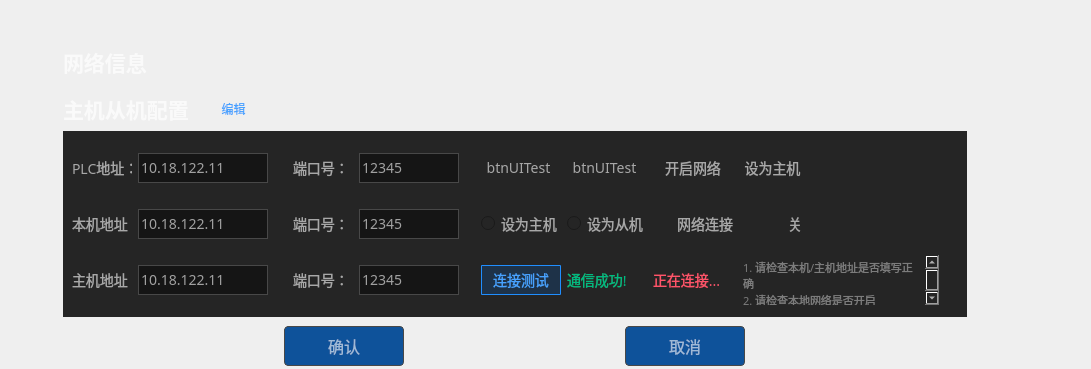
        <widget class="QWidget" name="tab_3">
         <property name="styleSheet">
          <string notr="true">QWidget#tab_3{
border: 1px solid;
border-color: rgb(0, 0, 0);
}</string>
         </property>
         <attribute name="icon">
          <iconset resource="ciwa.qrc">
           <normaloff>:/system/resources/icons/system/网络配置.png</normaloff>:/system/resources/icons/system/网络配置.png</iconset>
         </attribute>
         <attribute name="title">
          <string>网络配置</string>
         </attribute>
         <layout class="QGridLayout" name="gridLayout_32" rowstretch="1,0" columnstretch="0,15,2">
          <property name="leftMargin">
           <number>20</number>
          </property>
          <property name="topMargin">
           <number>40</number>
          </property>
          <property name="rightMargin">
           <number>0</number>
          </property>
          <property name="bottomMargin">
           <number>0</number>
          </property>
          <property name="spacing">
           <number>0</number>
          </property>
          <item row="0" column="0">
           <spacer name="horizontalSpacer_12">
            <property name="orientation">
             <enum>Qt::Horizontal</enum>
            </property>
            <property name="sizeHint" stdset="0">
             <size>
              <width>40</width>
              <height>20</height>
             </size>
            </property>
           </spacer>
          </item>
          <item row="0" column="1">
           <widget class="QGroupBox" name="groupBox_3">
            <property name="styleSheet">
             <string notr="true">QObject#groupBox_3{
border: 0px solid;
	
}</string>
            </property>
            <property name="title">
             <string/>
            </property>
            <layout class="QGridLayout" name="gridLayout_4" rowstretch="0">
             <property name="leftMargin">
              <number>0</number>
             </property>
             <property name="topMargin">
              <number>0</number>
             </property>
             <property name="rightMargin">
              <number>0</number>
             </property>
             <property name="bottomMargin">
              <number>0</number>
             </property>
             <item row="0" column="0">
              <widget class="QLabel" name="label_2">
               <property name="font">
                <font>
                 <family>Agency FB</family>
                 <pointsize>16</pointsize>
                 <weight>75</weight>
                 <bold>true</bold>
                </font>
               </property>
               <property name="styleSheet">
                <string notr="true">color: rgba(255, 255, 255, 170);
border: 0px solid;</string>
               </property>
               <property name="text">
                <string>网络信息</string>
               </property>
              </widget>
             </item>
            </layout>
           </widget>
          </item>
          <item row="1" column="1">
           <widget class="QGroupBox" name="groupBox_4">
            <property name="styleSheet">
             <string notr="true">QObject#groupBox_4{

border: none;
}
</string>
            </property>
            <property name="title">
             <string/>
            </property>
            <layout class="QVBoxLayout" name="verticalLayout_7">
             <property name="spacing">
              <number>0</number>
             </property>
             <property name="leftMargin">
              <number>0</number>
             </property>
             <property name="topMargin">
              <number>0</number>
             </property>
             <property name="rightMargin">
              <number>0</number>
             </property>
             <property name="bottomMargin">
              <number>0</number>
             </property>
             <item>
              <layout class="QHBoxLayout" name="horizontalLayout_2">
               <property name="spacing">
                <number>0</number>
               </property>
               <property name="topMargin">
                <number>6</number>
               </property>
               <property name="bottomMargin">
                <number>6</number>
               </property>
               <item>
                <widget class="QLabel" name="label_7">
                 <property name="sizePolicy">
                  <sizepolicy hsizetype="Fixed" vsizetype="Fixed">
                   <horstretch>0</horstretch>
                   <verstretch>0</verstretch>
                  </sizepolicy>
                 </property>
                 <property name="minimumSize">
                  <size>
                   <width>140</width>
                   <height>0</height>
                  </size>
                 </property>
                 <property name="font">
                  <font>
                   <family>Agency FB</family>
                   <pointsize>16</pointsize>
                   <weight>75</weight>
                   <bold>true</bold>
                  </font>
                 </property>
                 <property name="styleSheet">
                  <string notr="true">color: rgba(255, 255, 255, 170);</string>
                 </property>
                 <property name="text">
                  <string>主机从机配置</string>
                 </property>
                </widget>
               </item>
               <item>
                <widget class="QLabel" name="label_8">
                 <property name="font">
                  <font>
                   <family>Agency FB</family>
                   <pointsize>16</pointsize>
                   <weight>75</weight>
                   <bold>true</bold>
                  </font>
                 </property>
                 <property name="styleSheet">
                  <string notr="true">color: rgba(255, 255, 255, 170);</string>
                 </property>
                 <property name="text">
                  <string/>
                 </property>
                 <property name="pixmap">
                  <pixmap resource="ciwa.qrc">:/system/resources/icons/system/分隔.png</pixmap>
                 </property>
                </widget>
               </item>
               <item>
                <widget class="QToolButton" name="btnEdit">
                 <property name="minimumSize">
                  <size>
                   <width>35</width>
                   <height>0</height>
                  </size>
                 </property>
                 <property name="maximumSize">
                  <size>
                   <width>35</width>
                   <height>16777215</height>
                  </size>
                 </property>
                 <property name="styleSheet">
                  <string notr="true">color: rgb(72, 162, 255);
border: none;</string>
                 </property>
                 <property name="text">
                  <string>编辑</string>
                 </property>
                 <property name="checkable">
                  <bool>true</bool>
                 </property>
                 <property name="checked">
                  <bool>false</bool>
                 </property>
                </widget>
               </item>
               <item>
                <spacer name="horizontalSpacer_9">
                 <property name="orientation">
                  <enum>Qt::Horizontal</enum>
                 </property>
                 <property name="sizeHint" stdset="0">
                  <size>
                   <width>40</width>
                   <height>20</height>
                  </size>
                 </property>
                </spacer>
               </item>
              </layout>
             </item>
             <item>
              <widget class="QGroupBox" name="groupBox_2">
               <property name="styleSheet">
                <string notr="true">font-family: PingFangSC-Medium;
font-size: 14px;
border: none;
background-color: rgb(37,37,37);
color: rgba(255, 255, 255, 153);
</string>
               </property>
               <layout class="QGridLayout" name="gridLayout_19">
                <property name="topMargin">
                 <number>12</number>
                </property>
                <property name="bottomMargin">
                 <number>12</number>
                </property>
                <item row="0" column="7">
                 <widget class="QToolButton" name="btnUITest">
                  <property name="text">
                   <string>btnUITest</string>
                  </property>
                 </widget>
                </item>
                <item row="0" column="6">
                 <widget class="QToolButton" name="btnUITest_2">
                  <property name="text">
                   <string>btnUITest</string>
                  </property>
                 </widget>
                </item>
                <item row="1" column="1">
                 <widget class="QLineEdit" name="localIpEdit">
                  <property name="minimumSize">
                   <size>
                    <width>130</width>
                    <height>30</height>
                   </size>
                  </property>
                  <property name="maximumSize">
                   <size>
                    <width>130</width>
                    <height>30</height>
                   </size>
                  </property>
                  <property name="styleSheet">
                   <string notr="true">border: 1px solid;
border-color: rgb(72, 72, 72);
 color: rgba(255, 255, 255, 153);
background-color: rgb(21, 21, 21);</string>
                  </property>
                  <property name="text">
                   <string>10.18.122.11</string>
                  </property>
                 </widget>
                </item>
                <item row="3" column="6">
                 <widget class="QToolButton" name="btnNetTest">
                  <property name="sizePolicy">
                   <sizepolicy hsizetype="Minimum" vsizetype="Fixed">
                    <horstretch>0</horstretch>
                    <verstretch>0</verstretch>
                   </sizepolicy>
                  </property>
                  <property name="minimumSize">
                   <size>
                    <width>60</width>
                    <height>30</height>
                   </size>
                  </property>
                  <property name="maximumSize">
                   <size>
                    <width>80</width>
                    <height>16777215</height>
                   </size>
                  </property>
                  <property name="styleSheet">
                   <string notr="true">background: rgba(14,82,154,0.30);
border: 2px solid #0E529A;
border: 1px solid #208EFF;
border-radius: 1px;
border-radius: 1px;
color: #48A2FF;</string>
                  </property>
                  <property name="text">
                   <string>连接测试</string>
                  </property>
                 </widget>
                </item>
                <item row="1" column="3">
                 <widget class="QLabel" name="label_32">
                  <property name="minimumSize">
                   <size>
                    <width>60</width>
                    <height>30</height>
                   </size>
                  </property>
                  <property name="maximumSize">
                   <size>
                    <width>100</width>
                    <height>30</height>
                   </size>
                  </property>
                  <property name="text">
                   <string>端口号：</string>
                  </property>
                 </widget>
                </item>
                <item row="1" column="5">
                 <spacer name="horizontalSpacer_11">
                  <property name="orientation">
                   <enum>Qt::Horizontal</enum>
                  </property>
                  <property name="sizeHint" stdset="0">
                   <size>
                    <width>37</width>
                    <height>20</height>
                   </size>
                  </property>
                 </spacer>
                </item>
                <item row="1" column="0">
                 <widget class="QLabel" name="label_31">
                  <property name="minimumSize">
                   <size>
                    <width>60</width>
                    <height>30</height>
                   </size>
                  </property>
                  <property name="maximumSize">
                   <size>
                    <width>100</width>
                    <height>30</height>
                   </size>
                  </property>
                  <property name="text">
                   <string>本机地址：  </string>
                  </property>
                 </widget>
                </item>
                <item row="1" column="4">
                 <widget class="QLineEdit" name="localPortEdit">
                  <property name="minimumSize">
                   <size>
                    <width>100</width>
                    <height>30</height>
                   </size>
                  </property>
                  <property name="maximumSize">
                   <size>
                    <width>100</width>
                    <height>30</height>
                   </size>
                  </property>
                  <property name="styleSheet">
                   <string notr="true">border: 1px solid;
border-color: rgb(72, 72, 72);
 color: rgba(255, 255, 255, 153);
background-color: rgb(21, 21, 21);</string>
                  </property>
                  <property name="text">
                   <string>12345</string>
                  </property>
                 </widget>
                </item>
                <item row="3" column="0">
                 <widget class="QLabel" name="labMaster">
                  <property name="minimumSize">
                   <size>
                    <width>60</width>
                    <height>50</height>
                   </size>
                  </property>
                  <property name="maximumSize">
                   <size>
                    <width>100</width>
                    <height>50</height>
                   </size>
                  </property>
                  <property name="text">
                   <string>主机地址：</string>
                  </property>
                 </widget>
                </item>
                <item row="3" column="9">
                 <widget class="QLabel" name="labFail">
                  <property name="styleSheet">
                   <string notr="true">color: #FF556A;
letter-spacing: 0;</string>
                  </property>
                  <property name="text">
                   <string>正在连接...</string>
                  </property>
                 </widget>
                </item>
                <item row="0" column="4">
                 <widget class="QLineEdit" name="PLCPortEdit">
                  <property name="minimumSize">
                   <size>
                    <width>100</width>
                    <height>30</height>
                   </size>
                  </property>
                  <property name="maximumSize">
                   <size>
                    <width>100</width>
                    <height>30</height>
                   </size>
                  </property>
                  <property name="styleSheet">
                   <string notr="true">border: 1px solid;
border-color: rgb(72, 72, 72);
 color: rgba(255, 255, 255, 153);
background-color: rgb(21, 21, 21);</string>
                  </property>
                  <property name="text">
                   <string>12345</string>
                  </property>
                 </widget>
                </item>
                <item row="0" column="1">
                 <widget class="QLineEdit" name="plcIpEdit">
                  <property name="minimumSize">
                   <size>
                    <width>130</width>
                    <height>30</height>
                   </size>
                  </property>
                  <property name="maximumSize">
                   <size>
                    <width>130</width>
                    <height>30</height>
                   </size>
                  </property>
                  <property name="styleSheet">
                   <string notr="true">border: 1px solid;
border-color: rgb(72, 72, 72);
color: rgba(255, 255, 255, 153);
background-color: rgb(21, 21, 21);
</string>
                  </property>
                  <property name="text">
                   <string>10.18.122.11</string>
                  </property>
                 </widget>
                </item>
                <item row="3" column="4">
                 <widget class="QLineEdit" name="serverPortEdit">
                  <property name="minimumSize">
                   <size>
                    <width>100</width>
                    <height>30</height>
                   </size>
                  </property>
                  <property name="maximumSize">
                   <size>
                    <width>100</width>
                    <height>30</height>
                   </size>
                  </property>
                  <property name="styleSheet">
                   <string notr="true">border: 1px solid;
border-color: rgb(72, 72, 72);
 color: rgba(255, 255, 255, 153);
background-color: rgb(21, 21, 21);</string>
                  </property>
                  <property name="text">
                   <string>12345</string>
                  </property>
                 </widget>
                </item>
                <item row="3" column="3">
                 <widget class="QLabel" name="labMasterPort">
                  <property name="minimumSize">
                   <size>
                    <width>60</width>
                    <height>30</height>
                   </size>
                  </property>
                  <property name="maximumSize">
                   <size>
                    <width>100</width>
                    <height>30</height>
                   </size>
                  </property>
                  <property name="text">
                   <string>端口号：</string>
                  </property>
                 </widget>
                </item>
                <item row="1" column="10">
                 <layout class="QHBoxLayout" name="horizontalLayout" stretch="0,0">
                  <property name="spacing">
                   <number>5</number>
                  </property>
                  <item>
                   <widget class="NBaseSwitchButton" name="btnSwitch" native="true">
                    <property name="minimumSize">
                     <size>
                      <width>44</width>
                      <height>22</height>
                     </size>
                    </property>
                    <property name="maximumSize">
                     <size>
                      <width>44</width>
                      <height>22</height>
                     </size>
                    </property>
                   </widget>
                  </item>
                  <item>
                   <widget class="QLabel" name="labIsOpenNet">
                    <property name="minimumSize">
                     <size>
                      <width>0</width>
                      <height>50</height>
                     </size>
                    </property>
                    <property name="maximumSize">
                     <size>
                      <width>16777215</width>
                      <height>50</height>
                     </size>
                    </property>
                    <property name="text">
                     <string>关</string>
                    </property>
                   </widget>
                  </item>
                 </layout>
                </item>
                <item row="3" column="7">
                 <widget class="QLabel" name="labSuccess">
                  <property name="styleSheet">
                   <string notr="true">color: #00BA80;
letter-spacing: 0;</string>
                  </property>
                  <property name="text">
                   <string>通信成功!</string>
                  </property>
                 </widget>
                </item>
                <item row="3" column="1">
                 <widget class="QLineEdit" name="serverIpEdit">
                  <property name="minimumSize">
                   <size>
                    <width>130</width>
                    <height>30</height>
                   </size>
                  </property>
                  <property name="maximumSize">
                   <size>
                    <width>130</width>
                    <height>30</height>
                   </size>
                  </property>
                  <property name="styleSheet">
                   <string notr="true">border: 1px solid;
border-color: rgb(72, 72, 72);
 color: rgba(255, 255, 255, 153);
background-color: rgb(21, 21, 21);</string>
                  </property>
                  <property name="text">
                   <string>10.18.122.11</string>
                  </property>
                 </widget>
                </item>
                <item row="1" column="2">
                 <spacer name="horizontalSpacer_14">
                  <property name="orientation">
                   <enum>Qt::Horizontal</enum>
                  </property>
                  <property name="sizeHint" stdset="0">
                   <size>
                    <width>40</width>
                    <height>20</height>
                   </size>
                  </property>
                 </spacer>
                </item>
                <item row="1" column="7">
                 <widget class="QRadioButton" name="radioIsSlave">
                  <property name="minimumSize">
                   <size>
                    <width>80</width>
                    <height>0</height>
                   </size>
                  </property>
                  <property name="maximumSize">
                   <size>
                    <width>80</width>
                    <height>16777215</height>
                   </size>
                  </property>
                  <property name="text">
                   <string>设为从机</string>
                  </property>
                 </widget>
                </item>
                <item row="0" column="3">
                 <widget class="QLabel" name="label_36">
                  <property name="minimumSize">
                   <size>
                    <width>60</width>
                    <height>30</height>
                   </size>
                  </property>
                  <property name="maximumSize">
                   <size>
                    <width>100</width>
                    <height>30</height>
                   </size>
                  </property>
                  <property name="text">
                   <string>端口号：</string>
                  </property>
                 </widget>
                </item>
                <item row="0" column="10">
                 <widget class="QToolButton" name="checkIsMaster">
                  <property name="minimumSize">
                   <size>
                    <width>32</width>
                    <height>32</height>
                   </size>
                  </property>
                  <property name="text">
                   <string>设为主机</string>
                  </property>
                  <property name="icon">
                   <iconset>
                    <selectedoff>:/resources/icons/ic_checkbox_normal.png</selectedoff>
                    <selectedon>:/resources/icons/ic_checkbox_selected.png</selectedon>
                   </iconset>
                  </property>
                  <property name="iconSize">
                   <size>
                    <width>32</width>
                    <height>32</height>
                   </size>
                  </property>
                  <property name="checkable">
                   <bool>true</bool>
                  </property>
                  <property name="toolButtonStyle">
                   <enum>Qt::ToolButtonTextBesideIcon</enum>
                  </property>
                  <property name="autoRaise">
                   <bool>true</bool>
                  </property>
                 </widget>
                </item>
                <item row="1" column="6">
                 <widget class="QRadioButton" name="radioIsMaster">
                  <property name="minimumSize">
                   <size>
                    <width>80</width>
                    <height>0</height>
                   </size>
                  </property>
                  <property name="maximumSize">
                   <size>
                    <width>80</width>
                    <height>16777215</height>
                   </size>
                  </property>
                  <property name="text">
                   <string>设为主机</string>
                  </property>
                 </widget>
                </item>
                <item row="1" column="9">
                 <widget class="QLabel" name="label_40">
                  <property name="minimumSize">
                   <size>
                    <width>80</width>
                    <height>50</height>
                   </size>
                  </property>
                  <property name="maximumSize">
                   <size>
                    <width>80</width>
                    <height>16777215</height>
                   </size>
                  </property>
                  <property name="text">
                   <string>网络连接</string>
                  </property>
                  <property name="alignment">
                   <set>Qt::AlignRight|Qt::AlignTrailing|Qt::AlignVCenter</set>
                  </property>
                 </widget>
                </item>
                <item row="0" column="0">
                 <widget class="QLabel" name="label_37">
                  <property name="minimumSize">
                   <size>
                    <width>60</width>
                    <height>50</height>
                   </size>
                  </property>
                  <property name="maximumSize">
                   <size>
                    <width>100</width>
                    <height>50</height>
                   </size>
                  </property>
                  <property name="text">
                   <string>PLC地址：  </string>
                  </property>
                 </widget>
                </item>
                <item row="0" column="9">
                 <widget class="QPushButton" name="ptnNetwork">
                  <property name="enabled">
                   <bool>true</bool>
                  </property>
                  <property name="text">
                   <string>开启网络</string>
                  </property>
                 </widget>
                </item>
                <item row="3" column="10">
                 <widget class="QTextBrowser" name="textBrowserFail">
                  <property name="minimumSize">
                   <size>
                    <width>200</width>
                    <height>50</height>
                   </size>
                  </property>
                  <property name="maximumSize">
                   <size>
                    <width>200</width>
                    <height>50</height>
                   </size>
                  </property>
                  <property name="font">
                   <font>
                    <family>PingFangSC-Medium</family>
                    <pointsize>-1</pointsize>
                   </font>
                  </property>
                  <property name="styleSheet">
                   <string notr="true">color: rgba(255,255,255,0.40);
border: none;
</string>
                  </property>
                  <property name="html">
                   <string>&lt;!DOCTYPE HTML PUBLIC &quot;-//W3C//DTD HTML 4.0//EN&quot; &quot;http://www.w3.org/TR/REC-html40/strict.dtd&quot;&gt;
&lt;html&gt;&lt;head&gt;&lt;meta name=&quot;qrichtext&quot; content=&quot;1&quot; /&gt;&lt;style type=&quot;text/css&quot;&gt;
p, li { white-space: pre-wrap; }
&lt;/style&gt;&lt;/head&gt;&lt;body style=&quot; font-family:'PingFangSC-Medium'; font-size:14px; font-weight:400; font-style:normal;&quot;&gt;
&lt;p style=&quot; margin-top:0px; margin-bottom:0px; margin-left:0px; margin-right:0px; -qt-block-indent:0; text-indent:0px;&quot;&gt;&lt;span style=&quot; font-family:'SimSun'; font-size:8pt;&quot;&gt;1. 请检查本机/主机地址是否填写正确&lt;/span&gt;&lt;/p&gt;
&lt;p style=&quot; margin-top:0px; margin-bottom:0px; margin-left:0px; margin-right:0px; -qt-block-indent:0; text-indent:0px;&quot;&gt;&lt;span style=&quot; font-family:'SimSun'; font-size:8pt;&quot;&gt;2. 请检查本地网络是否开启&lt;/span&gt;&lt;/p&gt;
&lt;p style=&quot; margin-top:0px; margin-bottom:0px; margin-left:0px; margin-right:0px; -qt-block-indent:0; text-indent:0px;&quot;&gt;&lt;span style=&quot; font-family:'SimSun'; font-size:8pt;&quot;&gt;3. 检查主机服务是否开启&lt;/span&gt;&lt;/p&gt;&lt;/body&gt;&lt;/html&gt;</string>
                  </property>
                 </widget>
                </item>
                <item row="1" column="11">
                 <spacer name="horizontalSpacer_13">
                  <property name="orientation">
                   <enum>Qt::Horizontal</enum>
                  </property>
                  <property name="sizeHint" stdset="0">
                   <size>
                    <width>40</width>
                    <height>20</height>
                   </size>
                  </property>
                 </spacer>
                </item>
               </layout>
              </widget>
             </item>
             <item>
              <layout class="QHBoxLayout" name="horizontalLayout_10">
               <property name="topMargin">
                <number>9</number>
               </property>
               <item>
                <widget class="QToolButton" name="btnSocketSave">
                 <property name="minimumSize">
                  <size>
                   <width>120</width>
                   <height>40</height>
                  </size>
                 </property>
                 <property name="maximumSize">
                  <size>
                   <width>120</width>
                   <height>40</height>
                  </size>
                 </property>
                 <property name="font">
                  <font>
                   <pointsize>12</pointsize>
                  </font>
                 </property>
                 <property name="styleSheet">
                  <string notr="true">border: 1px solid;
border-color: rgb(72, 72, 72);
border-radius: 4px;
color: rgba(255, 255, 255, 153);
background: #0E529A;
</string>
                 </property>
                 <property name="text">
                  <string>确认</string>
                 </property>
                </widget>
               </item>
               <item>
                <widget class="QToolButton" name="btnSocketChanel">
                 <property name="minimumSize">
                  <size>
                   <width>120</width>
                   <height>40</height>
                  </size>
                 </property>
                 <property name="maximumSize">
                  <size>
                   <width>120</width>
                   <height>40</height>
                  </size>
                 </property>
                 <property name="font">
                  <font>
                   <pointsize>12</pointsize>
                  </font>
                 </property>
                 <property name="styleSheet">
                  <string notr="true">border: 1px solid;
border-color: rgb(72, 72, 72);
border-radius: 4px;
color: rgba(255, 255, 255, 153);
background: #0E529A;
</string>
                 </property>
                 <property name="text">
                  <string>取消</string>
                 </property>
                </widget>
               </item>
              </layout>
             </item>
            </layout>
           </widget>
          </item>
          <item row="0" column="2">
           <spacer name="horizontalSpacer_10">
            <property name="orientation">
             <enum>Qt::Horizontal</enum>
            </property>
            <property name="sizeHint" stdset="0">
             <size>
              <width>40</width>
              <height>20</height>
             </size>
            </property>
           </spacer>
          </item>
         </layout>
        </widget>
